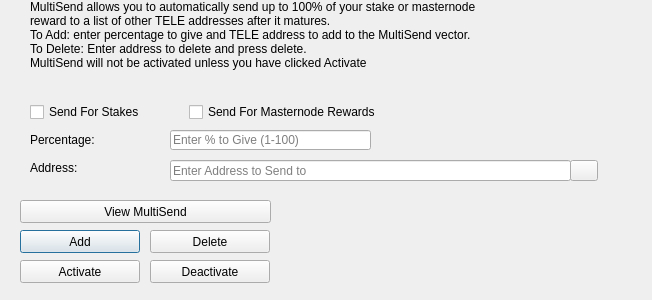
<?xml version="1.0" encoding="UTF-8"?>
<ui version="4.0">
 <class>MultiSendDialog</class>
 <widget class="QDialog" name="MultiSendDialog">
  <property name="windowModality">
   <enum>Qt::NonModal</enum>
  </property>
  <property name="geometry">
   <rect>
    <x>0</x>
    <y>0</y>
    <width>652</width>
    <height>300</height>
   </rect>
  </property>
  <property name="windowTitle">
   <string>MultiSend</string>
  </property>
  <widget class="QLineEdit" name="multiSendPercentEdit">
   <property name="geometry">
    <rect>
     <x>170</x>
     <y>130</y>
     <width>201</width>
     <height>20</height>
    </rect>
   </property>
   <property name="toolTip">
    <string>Enter whole numbers 1 - 100</string>
   </property>
   <property name="placeholderText">
    <string>Enter % to Give (1-100)</string>
   </property>
  </widget>
  <widget class="QLineEdit" name="multiSendAddressEdit">
   <property name="geometry">
    <rect>
     <x>170</x>
     <y>160</y>
     <width>401</width>
     <height>21</height>
    </rect>
   </property>
   <property name="toolTip">
    <string/>
   </property>
   <property name="placeholderText">
    <string>Enter Address to Send to</string>
   </property>
  </widget>
  <widget class="QLabel" name="label_2">
   <property name="geometry">
    <rect>
     <x>30</x>
     <y>0</y>
     <width>451</width>
     <height>121</height>
    </rect>
   </property>
   <property name="lineWidth">
    <number>1</number>
   </property>
   <property name="text">
    <string>MultiSend allows you to automatically send up to 100% of your stake or masternode reward to a list of other TELE addresses after it matures.
To Add: enter percentage to give and TELE address to add to the MultiSend vector.
To Delete: Enter address to delete and press delete.
MultiSend will not be activated unless you have clicked Activate</string>
   </property>
   <property name="alignment">
    <set>Qt::AlignLeading|Qt::AlignLeft|Qt::AlignTop</set>
   </property>
   <property name="wordWrap">
    <bool>true</bool>
   </property>
  </widget>
  <widget class="QLabel" name="message">
   <property name="geometry">
    <rect>
     <x>290</x>
     <y>200</y>
     <width>351</width>
     <height>91</height>
    </rect>
   </property>
   <property name="text">
    <string/>
   </property>
  </widget>
  <widget class="QPushButton" name="addButton">
   <property name="geometry">
    <rect>
     <x>20</x>
     <y>230</y>
     <width>120</width>
     <height>23</height>
    </rect>
   </property>
   <property name="toolTip">
    <string/>
   </property>
   <property name="statusTip">
    <string>Add to MultiSend Vector</string>
   </property>
   <property name="text">
    <string>Add</string>
   </property>
  </widget>
  <widget class="QPushButton" name="disableButton">
   <property name="geometry">
    <rect>
     <x>150</x>
     <y>260</y>
     <width>120</width>
     <height>23</height>
    </rect>
   </property>
   <property name="statusTip">
    <string>Deactivate MultiSend</string>
   </property>
   <property name="text">
    <string>Deactivate</string>
   </property>
  </widget>
  <widget class="QPushButton" name="addressBookButton">
   <property name="geometry">
    <rect>
     <x>570</x>
     <y>160</y>
     <width>28</width>
     <height>21</height>
    </rect>
   </property>
   <property name="toolTip">
    <string>Choose an address from the address book</string>
   </property>
   <property name="text">
    <string/>
   </property>
   <property name="icon">
    <iconset resource="../tele.qrc">
     <normaloff>:/icons/address-book</normaloff>:/icons/address-book</iconset>
   </property>
   <property name="shortcut">
    <string>Alt+A</string>
   </property>
   <property name="autoDefault">
    <bool>false</bool>
   </property>
  </widget>
  <widget class="QLabel" name="label">
   <property name="geometry">
    <rect>
     <x>30</x>
     <y>130</y>
     <width>121</width>
     <height>20</height>
    </rect>
   </property>
   <property name="toolTip">
    <string>Percentage of stake to send</string>
   </property>
   <property name="text">
    <string>Percentage:</string>
   </property>
  </widget>
  <widget class="QLabel" name="label_5">
   <property name="geometry">
    <rect>
     <x>30</x>
     <y>160</y>
     <width>111</width>
     <height>16</height>
    </rect>
   </property>
   <property name="toolTip">
    <string>Address to send portion of stake to</string>
   </property>
   <property name="text">
    <string>Address:</string>
   </property>
  </widget>
  <widget class="QPushButton" name="deleteButton">
   <property name="geometry">
    <rect>
     <x>150</x>
     <y>230</y>
     <width>120</width>
     <height>23</height>
    </rect>
   </property>
   <property name="toolTip">
    <string/>
   </property>
   <property name="statusTip">
    <string>Delete Address From MultiSend Vector</string>
   </property>
   <property name="text">
    <string>Delete</string>
   </property>
  </widget>
  <widget class="QPushButton" name="activateButton">
   <property name="geometry">
    <rect>
     <x>20</x>
     <y>260</y>
     <width>120</width>
     <height>23</height>
    </rect>
   </property>
   <property name="statusTip">
    <string>Activate MultiSend</string>
   </property>
   <property name="text">
    <string>Activate</string>
   </property>
  </widget>
  <widget class="QPushButton" name="viewButton">
   <property name="geometry">
    <rect>
     <x>20</x>
     <y>200</y>
     <width>251</width>
     <height>23</height>
    </rect>
   </property>
   <property name="toolTip">
    <string/>
   </property>
   <property name="statusTip">
    <string>View MultiSend Vector</string>
   </property>
   <property name="text">
    <string>View MultiSend</string>
   </property>
  </widget>
  <widget class="QWidget" name="horizontalLayoutWidget">
   <property name="geometry">
    <rect>
     <x>30</x>
     <y>100</y>
     <width>351</width>
     <height>24</height>
    </rect>
   </property>
   <layout class="QHBoxLayout" name="horizontalLayout">
    <item>
     <widget class="QCheckBox" name="multiSendStakeCheckBox">
      <property name="text">
       <string>Send For Stakes</string>
      </property>
     </widget>
    </item>
    <item>
     <widget class="QCheckBox" name="multiSendMasternodeCheckBox">
      <property name="text">
       <string>Send For Masternode Rewards</string>
      </property>
     </widget>
    </item>
   </layout>
  </widget>
 </widget>
 <resources>
  <include location="../tele.qrc"/>
 </resources>
 <connections/>
</ui>
